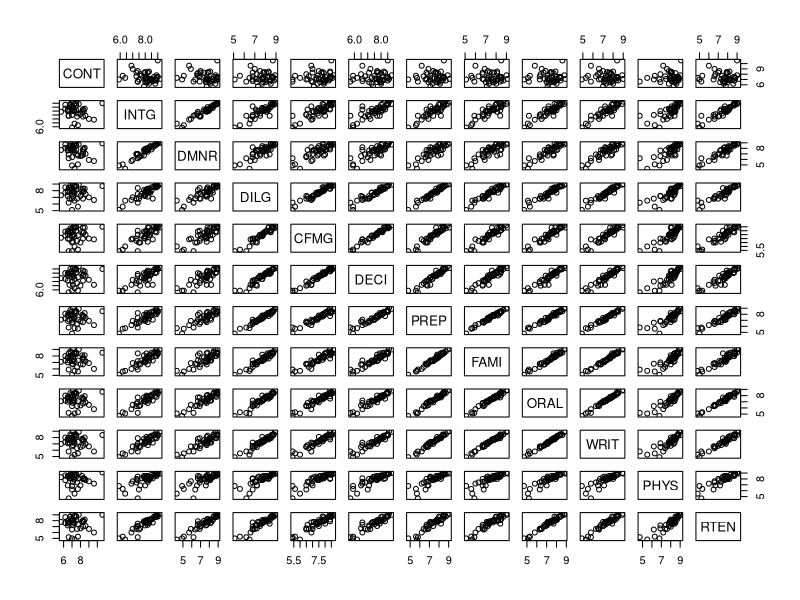
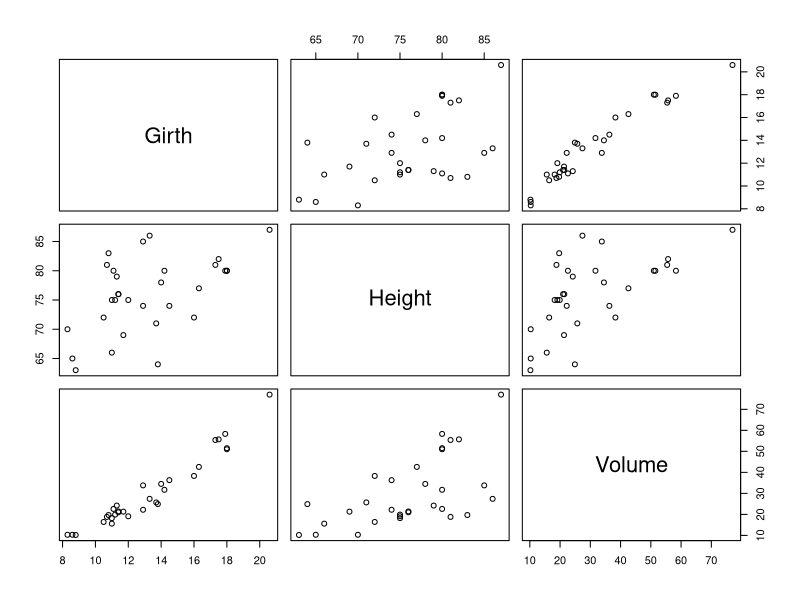

These charts were generated, in order, by the following R code:
## ---- chunk 1
invest = read.table("./investment.txt", sep = " ", header = TRUE)
mat = invest[2:9]

## ---- chunk 2
sqrt(eigen(cor(mat))$values)
## ---- chunk 3
pcacor = princomp(mat, cor = TRUE)
pcacor
## ---- chunk 4
library(datasets)

m = 4

factanal(factors = m, covmat = Harman23.cor)
## ---- chunk 5
princomp(x = Harman23.cor$cov, cor = TRUE)
## ---- chunk 6
princomp(x = Harman23.cor$cov, cor = FALSE)
## ---- chunk 7
library(datasets)

pairs(x = USJudgeRatings)

## ---- chunk 8
princomp(USJudgeRatings, cor = TRUE)
## ---- chunk 9
factanal(factors = 5, x = USJudgeRatings)
## ---- chunk 10
library(datasets)

factanal(factors = 2, covmat=ability.cov)
## ---- chunk 11
library(datasets)

summary(pc <- princomp(ability.cov$cov))
pc$loadings
## ---- chunk 12
ability.cor <- cov2cor(ability.cov$cov)
princomp(ability.cor)
princomp(ability.cor)$loadings
## ---- chunk 13
library(datasets)

pairs(trees)
## ---- chunk 14
princomp(trees)

